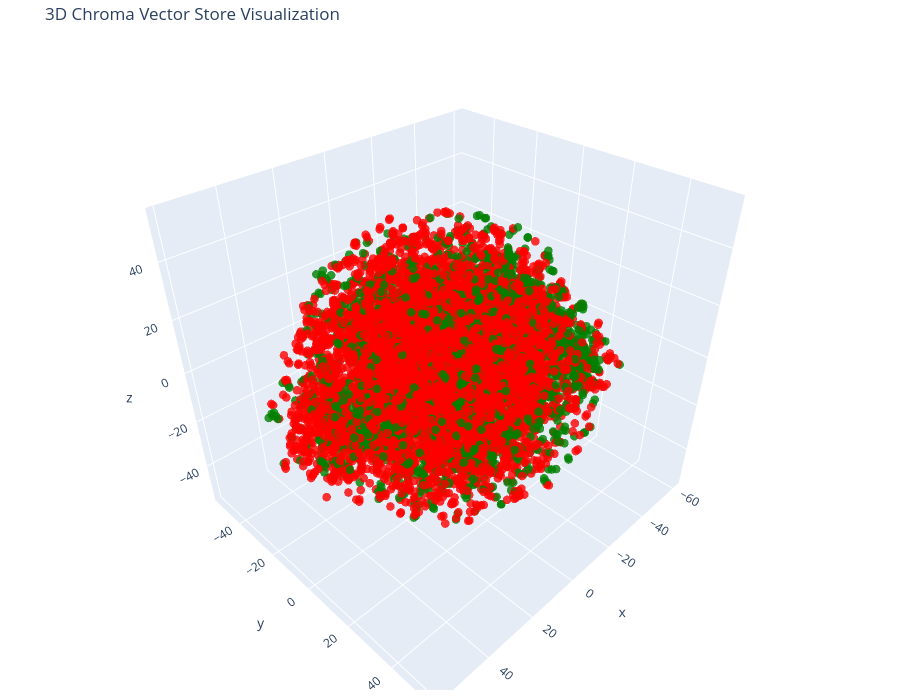

Source (notebook cell):
### Code cell
# Let's try 3D!

tsne = TSNE(n_components=3, random_state=42)
reduced_vectors = tsne.fit_transform(vectors)

# Create the 3D scatter plot
fig = go.Figure(data=[go.Scatter3d(
    x=reduced_vectors[:, 0],
    y=reduced_vectors[:, 1],
    z=reduced_vectors[:, 2],
    mode='markers',
    marker=dict(size=5, color=shows, opacity=0.8),
    text=[f"Type: {t}<br>Text: {d[:100]}..." for t, d in zip(show_type, documents)],
    hoverinfo='text'
)])

fig.update_layout(
    title='3D Chroma Vector Store Visualization',
    scene=dict(xaxis_title='x', yaxis_title='y', zaxis_title='z'),
    width=900,
    height=700,
    margin=dict(r=10, b=10, l=10, t=40)
)

fig.show()

### Figure 1 — Plotly figure (JSON) as saved in the notebook; plotly's stock layout.template omitted (floating-point values rounded to 4 significant figures; data arrays with more than 128 entries replaced by an {"elided": "..."} marker saying what was removed)
{"data": [{"hoverinfo": "text", "marker": {"color": {"elided": "8818 str values"}, "opacity": 0.8, "size": 5}, "mode": "markers", "text": {"elided": "8818 str values"}, "type": "scatter3d", "x": {"elided": "8818 float values"}, "y": {"elided": "8818 float values"}, "z": {"elided": "8818 float values"}}], "layout": {"height": 700, "margin": {"b": 10, "l": 10, "r": 10, "t": 40}, "scene": {"xaxis": {"title": {"text": "x"}}, "yaxis": {"title": {"text": "y"}}, "zaxis": {"title": {"text": "z"}}}, "title": {"text": "3D Chroma Vector Store Visualization"}, "width": 900}}
